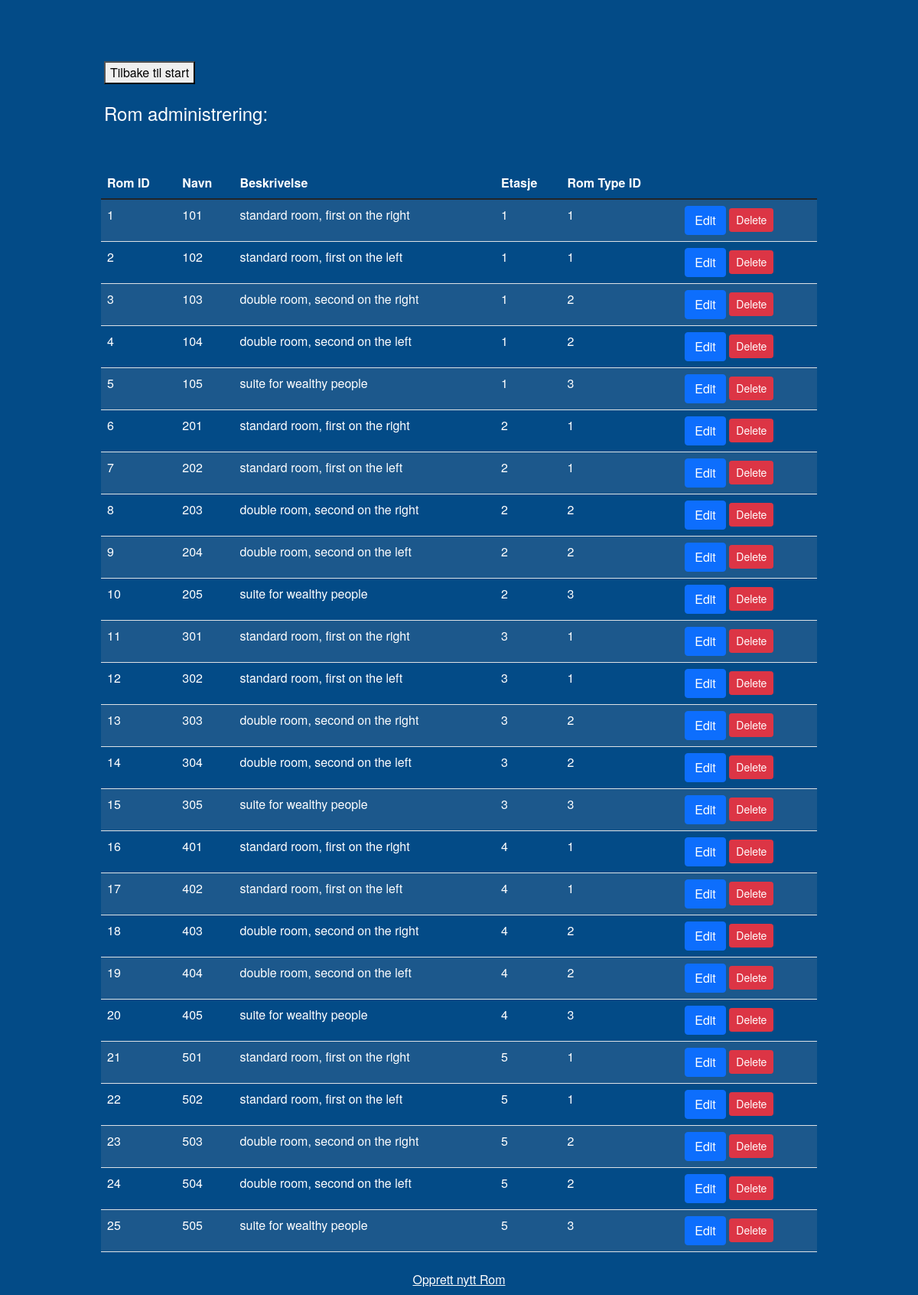
The app's page /views/roomAdminLogic/romOversikt.php (signed in) with its own data.
### tables this page shows
CREATE TABLE `rom` (
  `id` int(11) NOT NULL,
  `navn` varchar(50) NOT NULL,
  `etasje` int(11) NOT NULL,
  `beskrivelse` varchar(255) NOT NULL,
  `rtid` int(11) NOT NULL
);

### service/roomAdmin.inc.php (called while the page is built, shortened)
<?php
require_once __DIR__ . '/../models/rom.php';
require_once __DIR__ . '/../inc/config.inc.php';
function getAllRooms() {
    global $conn;
    $sql = "SELECT id, navn, beskrivelse, etasje, rtId
            FROM Rom";
    $result = mysqli_query($conn, $sql);
    $rooms = [];
    while ($row = mysqli_fetch_assoc($result)) {
        $rooms[] = new rom($row['id'], $row['navn'], $row['beskrivelse'], $row['etasje'], $row['rtId'], null);
    }
    return $rooms;
}

### models/rom.php (called while the page is built, shortened)
<?php
class rom {
    public function __construct($id, $navn, $beskrivelse, $etasje, $rtid, $romType) {
        $this->navn = $navn;
        $this->beskrivelse = $beskrivelse;
    }
}

### views/roomAdminLogic/romOversikt.php (the view, shortened to what this page needs)
<!DOCTYPE html>
<html lang="en">
<head>
    <link href="https://cdn.jsdelivr.net/npm/bootstrap@5.1.3/dist/css/bootstrap.min.css" rel="stylesheet">
    <link rel="stylesheet" href="../../css/bruker.css">
</head>
<body>
<?php
include '../../service/roomAdmin.inc.php';
$rom = getAllRooms();
?>
<div class="tilbakeKnapp">
    <a href="../../index.php">
        <button type="button">Tilbake til start</button>
        <br>
    </a>
    <br>
</div>
<h4>Rom administrering:</h4>
<div class="container mt-5">
    <table class="table table-striped">
        <thead>
            <tr>
                <th>Rom ID</th>
                <th>Navn</th>
                <th>Beskrivelse</th>
                <th>Etasje</th>
                <th>Rom Type ID</th>
            </tr>
        </thead>
        <tbody>
            <?php if (!empty($rom)): ?>
                <?php foreach ($rom as $room): ?>
                    <tr>
                        <td><?php echo $room->id; ?></td>
                        <td><?php echo $room->navn; ?></td>
                        <td><?php echo $room->beskrivelse; ?></td>
                        <td><?php echo $room->etasje; ?></td>
                        <td><?php echo $room->rtid; ?></td>
                        <td>
                            <a href="redigerRom.php?id=<?php echo $room->id; ?>" class="btn btn-primary">Edit</a>
                            <a href="slettRom.php?id=<?php echo $room ->id; ?>" class="btn btn-danger btn-sm"
                               onclick="return confirm('Er du sikker på at du vil slette dette rommet?');">Delete</a>
                        </td>
                    </tr>
                <?php endforeach; ?>
            <?php else: ?>
                <tr>
                    <td colspan="4" class="text-center">No rooms found</td>
                </tr>
            <?php endif; ?>
        </tbody>
    </table>
</div>
<div class="navbar">
    <a href="opprettRom.php">Opprett nytt Rom</a>
    <br>
</div>
</body>
</html>

### css/bruker.css (style rules this page uses)
body { background-color: rgb(3, 75, 135); color: white; min-height: 100vh; box-sizing: border-box; padding-top: 10vh; font-family: "HelveticaNeue-Light", "Helvetica Neue Light", "Helvetica Neue", Helvetica, Arial, "Lucida Grande", sans-serif; font-weight: 300; line-height: 1.5; max-width: 60rem; margin: 0 auto; font-size: 100%; display: flex; flex-direction: column; align-items: center; }
body, h2, p, a, th, td { color: white !important; }
table { color: white; }
.table-striped > tbody > tr:nth-of-type(odd) { background-color: rgba(255, 255, 255, 0.1); }
h4 { align-self: flex-start; margin-left: 1rem; }
.tilbakeKnapp { align-self: flex-start; margin-left: 1rem; }

### records on screen
rom: id "1", navn "101", beskrivelse "standard room, first on the right", etasje "1", rtid "1"
rom: id "2", navn "102", beskrivelse "standard room, first on the left", etasje "1", rtid "1"
rom: id "3", navn "103", beskrivelse "double room, second on the right", etasje "1", rtid "2"
rom: id "4", navn "104", beskrivelse "double room, second on the left", etasje "1", rtid "2"
rom: id "5", navn "105", beskrivelse "suite for wealthy people", etasje "1", rtid "3"
rom: id "6", navn "201", beskrivelse "standard room, first on the right", etasje "2", rtid "1"
rom: id "7", navn "202", beskrivelse "standard room, first on the left", etasje "2", rtid "1"
rom: id "8", navn "203", beskrivelse "double room, second on the right", etasje "2", rtid "2"
rom: id "9", navn "204", beskrivelse "double room, second on the left", etasje "2", rtid "2"
rom: id "10", navn "205", beskrivelse "suite for wealthy people", etasje "2", rtid "3"
rom: id "11", navn "301", beskrivelse "standard room, first on the right", etasje "3", rtid "1"
rom: id "12", navn "302", beskrivelse "standard room, first on the left", etasje "3", rtid "1"
rom: id "13", navn "303", beskrivelse "double room, second on the right", etasje "3", rtid "2"
rom: id "14", navn "304", beskrivelse "double room, second on the left", etasje "3", rtid "2"
rom: id "15", navn "305", beskrivelse "suite for wealthy people", etasje "3", rtid "3"
rom: id "16", navn "401", beskrivelse "standard room, first on the right", etasje "4", rtid "1"
rom: id "17", navn "402", beskrivelse "standard room, first on the left", etasje "4", rtid "1"
rom: id "18", navn "403", beskrivelse "double room, second on the right", etasje "4", rtid "2"
rom: id "19", navn "404", beskrivelse "double room, second on the left", etasje "4", rtid "2"
rom: id "20", navn "405", beskrivelse "suite for wealthy people", etasje "4", rtid "3"
rom: id "21", navn "501", beskrivelse "standard room, first on the right", etasje "5", rtid "1"
rom: id "22", navn "502", beskrivelse "standard room, first on the left", etasje "5", rtid "1"
rom: id "23", navn "503", beskrivelse "double room, second on the right", etasje "5", rtid "2"
rom: id "24", navn "504", beskrivelse "double room, second on the left", etasje "5", rtid "2"
rom: id "25", navn "505", beskrivelse "suite for wealthy people", etasje "5", rtid "3"
